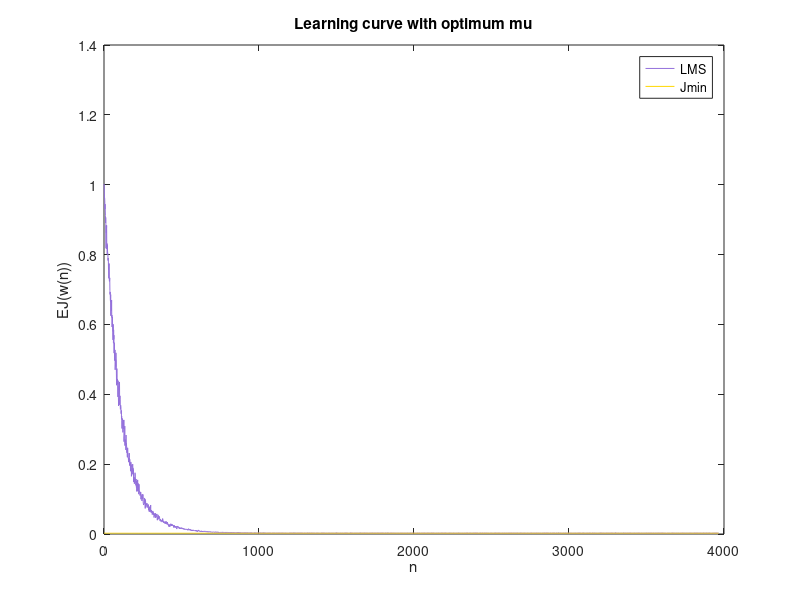

The MATLAB script that drew this image:
%% Part 1
clc
clear
close all

M = 35;
signalSize = 4000;
iter = 100;

P = zeros(M, 1);
P(17,:) = -1;
P(18,:) = 1.5;
P(19,:) = 1.2;
P(20,:) = 0.5;

Rx = zeros(M,M);
for i=1:M
    for j=1:M
        if i==j
            Rx(i,j) = 4.95;
        elseif abs(i-j) == 1
            Rx(i,j) = 0.9;
        elseif abs(i-j) == 2
            Rx(i,j) = -0.45;
        elseif abs(i-j) == 3
            Rx(i,j) = -0.5;
        end
    end
end

missAdjTheory = 0.1;
miu = 2*missAdjTheory/trace(Rx);
fprintf('For given miss adjustment the calculated miu is :%f \n ',miu); 


for a=1:iter
    s = zeros(1,signalSize);
    symbols = [1/sqrt(2)+1i*1/sqrt(2), 1/sqrt(2)-1i*1/sqrt(2), -1/sqrt(2)+1i*1/sqrt(2), -1/sqrt(2)-1i*1/sqrt(2)];
    for i = 1:signalSize
        prob = rand(1);
        if prob < 0.25
            s(i) = symbols(1);
        elseif (prob > 0.25) &&  (prob < 0.5)
            s(i) = symbols(2);
        elseif (prob > 0.5) &&  (prob < 0.75)
            s(i) = symbols(3);
        else
            s(i) = symbols(4);
        end
    end

    %Creating u: (The output of channel)
    h = [0.5 1.2 1.5 -1];
    u = filter(h, 1, s);
 
    %Creating noise:
    mNoise = 0;
    sdNoise = sqrt(0.01/2);
    noiseSize = signalSize;
    noise = normrnd(mNoise, sdNoise, 1, noiseSize) + 1i* normrnd(mNoise, sdNoise, 1, noiseSize);
    

    %Creating x: (A sum of channel output and noise)
    x = u + noise;

    %Creating the desired signal:
    d = zeros(1,signalSize);
    for i= 1:signalSize
        if i < 18
            d(i) = s(1);
        else
            d(i) = s(i-17);
        end
    end
    
    %LMS
    x = x.';
    w = zeros(M,1);
    for n=M:signalSize
       xvec = x(n:-1:n-M+1);
       e = d(n) - w' * xvec;
       J(n,a) = e*conj(e);
       w = w + miu * xvec * conj(e);
    end
end
expJLMS = sum(J,2)/iter;
expJLMS(1:34)=[];

Jmin = 1 - P' * inv(Rx) * P;
temp = 0;
for i=1:100
   temp = temp + expJLMS(size(expJLMS,1)-i);  
end
Jexcess = temp/100 - Jmin;
misadj = (Jexcess/Jmin)*100;
fprintf('With %d number of iterations (signal size) and %d number of re-dos, misadjustment is :%f \n ',signalSize, iter, misadj); 

JminVec = ones(1,size(expJLMS,1))*Jmin;

%Plotting the learning curve
figure
nExpJ = 0:size(expJLMS,1)-1;
plot(nExpJ, expJLMS, 'Color', [147/255, 112/255, 219/255]);
hold on 
nJmin = 0:size(JminVec,2)-1;
plot(nJmin, JminVec, 'Color', [255/255, 215/255, 0/255]);
title('Learning curve with optimum mu');
xlabel('n');
ylabel('E{J(w(n))}');
legend('LMS','Jmin');
hold off

